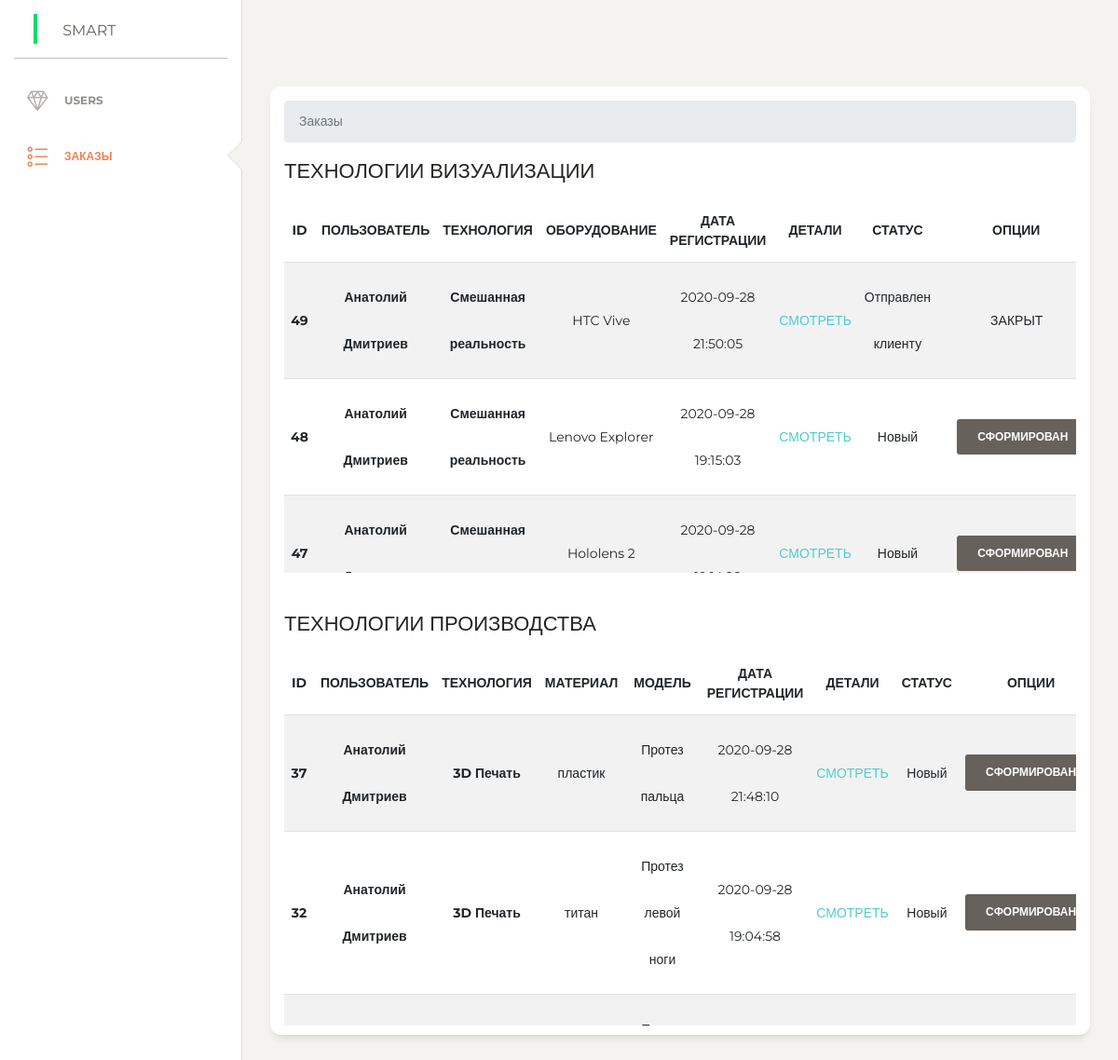
The page /admin/modules/orders.php on the database its author committed.
### tables this page shows
CREATE TABLE `orders_vr` (
  `id` int(11) NOT NULL,
  `user_id` int(11) NOT NULL,
  `equi` varchar(255) NOT NULL,
  `description` varchar(255) NOT NULL,
  `use_type` varchar(255) NOT NULL,
  `quantity` varchar(255) NOT NULL,
  `place` varchar(255) NOT NULL,
  `photo` varchar(255) NOT NULL DEFAULT '0',
  `balls` varchar(255) NOT NULL DEFAULT '0',
  `clothes` varchar(255) NOT NULL DEFAULT '0',
  `eat` varchar(255) NOT NULL DEFAULT '0',
  `quest` varchar(255) NOT NULL DEFAULT '0',
  `status` varchar(255) NOT NULL DEFAULT 'Новый',
  `category_id` int(11) NOT NULL,
  `data_create` datetime NOT NULL DEFAULT current_timestamp(),
  `address` text NOT NULL
);

CREATE TABLE `users` (
  `id` int(11) NOT NULL,
  `login` varchar(255) NOT NULL,
  `phone` varchar(255) NOT NULL,
  `email` varchar(255) NOT NULL,
  `password` varchar(255) NOT NULL,
  `confirm_mail` varchar(255) NOT NULL,
  `verified` int(11) NOT NULL DEFAULT 0,
  `first_name` varchar(255) NOT NULL,
  `second_name` varchar(255) NOT NULL,
  `admin_param` varchar(255) NOT NULL DEFAULT 'User'
);

CREATE TABLE `categories` (
  `id` int(11) NOT NULL,
  `title` varchar(255) NOT NULL,
  `category_id` int(11) NOT NULL
);

CREATE TABLE `orders_3d` (
  `id` int(11) NOT NULL,
  `user_id` int(11) NOT NULL,
  `service` varchar(255) NOT NULL,
  `create_at` datetime NOT NULL DEFAULT current_timestamp(),
  `address` longtext NOT NULL,
  `user_name` varchar(255) NOT NULL,
  `status` varchar(255) NOT NULL DEFAULT 'Новый',
  `model` varchar(255) NOT NULL,
  `description` text NOT NULL,
  `size_model` varchar(255) NOT NULL,
  `scale` varchar(255) NOT NULL,
  `accuracy` varchar(255) NOT NULL,
  `material` varchar(255) NOT NULL,
  `platform` varchar(255) NOT NULL,
  `packaging` varchar(255) NOT NULL,
  `file_modeles` varchar(255) NOT NULL,
  `file_document` varchar(255) NOT NULL,
  `category_id` int(11) NOT NULL
);

### admin/modules/orders.php (the view, shortened to what this page needs)
<?php
include $_SERVER['DOCUMENT_ROOT']."./admin/parts/header.php";
?>
      <div class="content">
        <div class="row">
          <div class="col-md-12">
            <div class="card">
                        <div class="card-body">
                                <nav aria-label="breadcrumb">
                                  <ol class="breadcrumb">
                                    <li class="breadcrumb-item active" aria-current="page">Заказы</li>
                                  </ol>
                                </nav>
                                                    <h5>ТЕХНОЛОГИИ ВИЗУАЛИЗАЦИИ</h5>
                                                    <div class="block-table">
                                                          <div class="table-wrapper-scroll-y my-custom-scrollbar">
                                                            <table class="table table-striped">
                                                              <thead>
                                                                <tr>
                                                                  <th class="text-center" scope="col">ID</th>
                                                                  <th class="text-center" scope="col">ПОЛЬЗОВАТЕЛЬ</th>
                                                                  <th class="text-center" scope="col">ТЕХНОЛОГИЯ</th>
                                                                  <th class="text-center" scope="col">ОБОРУДОВАНИЕ</th>
                                                                  <th class="text-center" scope="col">ДАТА РЕГИСТРАЦИИ</th>
                                                                  <th class="text-center" scope="col">ДЕТАЛИ</th>
                                                                  <th class="text-center" scope="col">СТАТУС</th>
                                                                  <th class="text-center" scope="col">ОПЦИИ</th>
                                                                </tr>
                                                              </thead>
                                                              <tbody>
                                                              <?php
                                                              $sql = "SELECT * FROM `orders_vr` ORDER BY `orders_vr`.`data_create` DESC";
                                                              $result = $conn->query($sql);
                                                              while ($row = mysqli_fetch_assoc($result)) {
                                                                ?>
                                                                <tr class="m-3 text-center" style="line-height:50px">
                                                                <th >
                                                                  <?php echo $row['id'] ?>
                                                                  </th>
                                                                  <th >
                                                                  <?php
                                                                  $sql_ser_ur = "SELECT * FROM `users` WHERE `id` = '" . $row['user_id'] . "' ";
                                                                  $result_ser_ur = $conn->query($sql_ser_ur);
                                                                  $row_ser_ur = mysqli_fetch_assoc($result_ser_ur);
                                                                  echo $row_ser_ur['first_name'];
                                                                  echo $row_ser_ur['second_name'];
                                                                  ?>
                                                                  </th>
                                                                <th >
                                                                  <?php
                                                                  $sql_ser_vr = "SELECT * FROM `categories` WHERE `category_id` = '" . $row['category_id'] . "' ";
                                                                  $result_ser_vr = $conn->query($sql_ser_vr);
                                                                  $row_ser_vr = mysqli_fetch_assoc($result_ser_vr);
                                                                  echo $row_ser_vr['title'];
                                                                  ?>
                                                                  </th>
                                                                  <td>
                                                                  <?php echo $row['equi'] ?>
                                                                  </td>
                                                                  <td><?php echo $row['data_create']?></td>
                                                                  <td><a href="../modules/order-details-vr.php?id=<?php echo $row['id'] ?>&user_id=<?php echo $row['user_id'] ?>">СМОТРЕТЬ</a></td>
                                                                  <td><?php echo $row['status']?></td>
                                                                  <?php
                                                                        if ($row['status'] == "Новый") {
                                                                          ?>
                                                                          <td>
                                                                            <a href="status_vr.php?id=<?php echo $row['id'] ?>" name="status"  type="button" class="btn float-right">СФОРМИРОВАН</a>
                                                                          </td>
                                                                          <?php
                                                                      } else {
                                                                        if ($row['status'] == "Отправлен клиенту") {
                                                                          ?>
                                                                          <td>
                                                                          <div name="status_vr"  class="float-right" style="padding: 11px 49px 11px 50px">ЗАКРЫТ</div>
                                                                          </td>
                                                                          <?php
                                                                        } else {
                                                                        ?>
                                                                        <td>
                                                                        <a href="status_vr.php?id=<?php echo $row['id'] ?>" name="status"  type="button" class="btn float-right" style="padding: 11px 37px 11px 37px">ОТПРАВЛЕН</a>
                                                                        </td>
                                                                        <?php }
                                                                      }
                                                                            ?>
                                                                </tr>
                                                                <?php
                                                                      }
                                                                      ?>
                                                              </tbody>
                                                            </table>
                                                          </div>
                                                    </div>
                                                    <h5 Style="margin-top: 40px">ТЕХНОЛОГИИ ПРОИЗВОДСТВА</h5>
                                                        <div class="block-table">
                                                              <div class="table-wrapper-scroll-y my-custom-scrollbar">
                                                                <table class="table table-striped">
                                                                <thead>
                                                                    <tr>
                                                                      <th class="text-center" scope="col">ID</th>
                                                                      <th class="text-center" scope="col">ПОЛЬЗОВАТЕЛЬ</th>
                                                                      <th class="text-center" scope="col">ТЕХНОЛОГИЯ</th>
                                                                      <th class="text-center" scope="col">МАТЕРИАЛ</th>
                                                                      <th class="text-center"  scope="col">МОДЕЛЬ</th>
                                                                      <th class="text-center"  scope="col">ДАТА РЕГИСТРАЦИИ</th>
                                                                      <th class="text-center"  scope="col">ДЕТАЛИ</th>
                                                                      <th class="text-center" scope="col">СТАТУС</th>
                                                                      <th class="text-center" scope="col">ОПЦИИ</th>
                                                                    </tr>
                                                                    </thead>
                                                                    <tbody>
                                                                    <?php
                                                                    $sql = "SELECT * FROM `orders_3D` ORDER BY `orders_3d`.`create_at` DESC";
                                                                    $result = $conn->query($sql);
                                                                    while ($row = mysqli_fetch_assoc($result)) {
                                                                    ?>
                                                                    <tr class="m-3 text-center" style="line-height:50px">
                                                                      <th class="text-center">
                                                                      <?php echo $row['id'] ?>
                                                                      </th>
                                                                      <th >
                                                                      <?php
                                                                        echo $row_ser_ur['first_name'];
                                                                        echo $row_ser_ur['second_name'];
                                                                      ?>
                                                                      </th>
                                                                      <th >
                                                                      <?php
                                                                      $sql_ser_3d = "SELECT * FROM `categories` WHERE `category_id` = '" . $row['category_id'] . "' ";
                                                                      $result_ser_3d = $conn->query($sql_ser_3d);
                                                                      $row_ser_3d = mysqli_fetch_assoc($result_ser_3d);
                                                                      echo $row_ser_3d['title'];
                                                                      ?>
                                                                      </th>
                                                                      <td>
                                                                      <?php echo $row['material'] ?>
                                                                      </td>
                                                                      <td>
                                                                      <?php echo $row['model'] ?>
                                                                      </td>
                                                                      <td><?php echo $row['create_at']?></td>
                                                                      <td><a href="../modules/order-details-3d.php?id=<?php echo $row['id'] ?>&user_id=<?php echo $row['user_id'] ?>">СМОТРЕТЬ</a></td>
                                                                      <td><?php echo $row['status']?></td>
                                                                      <?php
                                                                        if ($row['status'] == "Новый") {
                                                                          ?>
                                                                          <td>
                                                                            <a href="status_3d.php?id=<?php echo $row['id'] ?>" name="status"  type="button" class="btn float-right">СФОРМИРОВАН</a>
                                                                          </td>
                                                                          <?php
                                                                      }
                                                                            ?>
                                                                    </tr>
                                                                    <?php
                                                                          }
                                                                          ?>
                                                                    </tbody>
                                                                </table>
                                                              </div>
                                                        </div>
                                                    </div>
                        </div>
            </div>
          </div>
      </div>
  </div>
<?php include $_SERVER['DOCUMENT_ROOT']."./admin/parts/footer.php"; ?>

### admin/assets/css/new.css (style rules this page uses)
.my-custom-scrollbar { position: relative; height: 400px; overflow: auto; }
.table-wrapper-scroll-y { display: block; }

### rows shown on the page
orders_vr: id "49", user.first_name "Анатолий", user.second_name "Дмитриев", categories.title "Смешанная реальность", equi "HTC Vive", data_create "2020-09-28 21:50:05", status "Отправлен клиенту", shows "ЗАКРЫТ"
orders_vr: id "48", user.first_name "Анатолий", user.second_name "Дмитриев", categories.title "Смешанная реальность", equi "Lenovo Explorer", data_create "2020-09-28 19:15:03", status "Новый"
orders_vr: id "47", user.first_name "Анатолий", categories.title "Смешанная…", equi "Hololens 2", data_create "2020-09-28…", status "Новый"
orders_3d: id "37", user.first_name "Анатолий", user.second_name "Дмитриев", category.title "3D Печать", material "пластик", model "Протез пальца", create_at "2020-09-28 21:48:10", status "Новый"
orders_3d: id "32", user.first_name "Анатолий", user.second_name "Дмитриев", category.title "3D Печать", material "титан", model "Протез левой ноги", create_at "2020-09-28 19:04:58", status "Новый"
